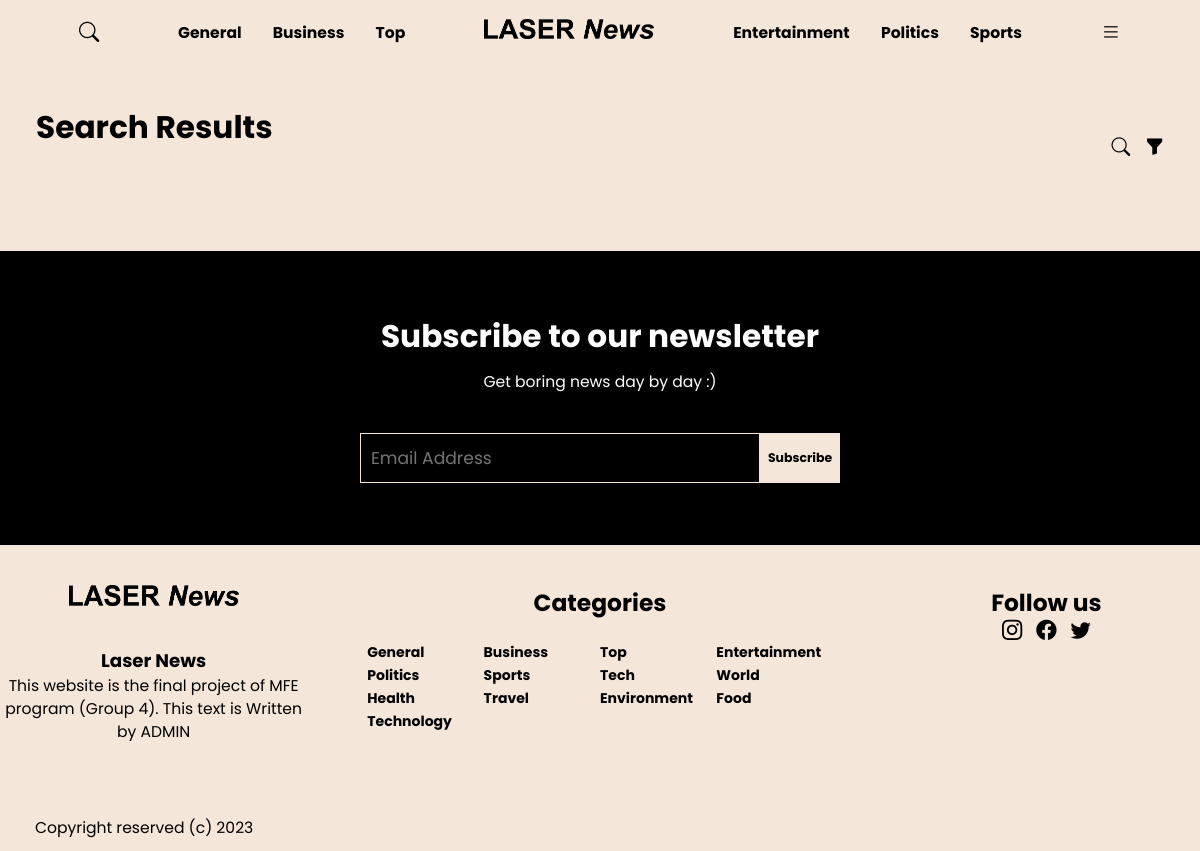
The app's page /search/ with its own data.
### news/models.py (models this page shows, shortened)
class Category(models.Model):
    name = models.CharField(max_length=100, null=True)
    is_active = models.BooleanField(default=False)
    class Meta:
        verbose_name_plural = "Categories"
    def __str__(self) -> str:
        return f"{self.name}"

class CMS(models.Model):
    logo = models.ImageField(upload_to="static/svgs/")
    footer_title = models.CharField(max_length=50)
    footer_description = models.CharField(max_length=150)
    category1 = models.ForeignKey(
        Category, on_delete=models.CASCADE, related_name="featured_category1"
    )
    category2 = models.ForeignKey(
        Category, on_delete=models.CASCADE, related_name="featured_category2"
    )
    category3 = models.ForeignKey(
        Category, on_delete=models.CASCADE, related_name="featured_category3"
    )
    category4 = models.ForeignKey(
        Category, on_delete=models.CASCADE, related_name="featured_category4"
    )
    category5 = models.ForeignKey(
        Category, on_delete=models.CASCADE, related_name="featured_category5"
    )
    category6 = models.ForeignKey(
        Category, on_delete=models.CASCADE, related_name="featured_category6"
    )
    instagram_url = models.URLField(default=None)
    facebook_url = models.URLField(default=None)
    twitter_url = models.URLField(default=None)
    class Meta:
        verbose_name_plural = "CMS"

### news/views.py (the view, shortened to what this page needs)
# urls.py: path("search/", search),
def search(request):
    if request.method == "GET":
        search_query = request.GET.get("q")
    return render(
        request,
        "news_list.html",
        {
            **_common_vars(request.user.is_anonymous),
            "news": [],
            "title": "Search Results",
        },
    )

### news/views.py (called while the page is built)
def _common_vars(is_anonymous) -> dict:
    return {
        "is_authenticated": not is_anonymous,
        "selected_categories": [
            CMS.objects.first().category1,
            CMS.objects.first().category2,
            CMS.objects.first().category3,
            CMS.objects.first().category4,
            CMS.objects.first().category5,
            CMS.objects.first().category6,
        ],
        "all_categories": Category.objects.all().filter(is_active=True),
        "cms": {
            "logo": "../" + str(CMS.objects.first().logo),
            "title": CMS.objects.first().footer_title,
            "description": CMS.objects.first().footer_description,
            "facebook": CMS.objects.first().facebook_url,
            "instagram": CMS.objects.first().instagram_url,
            "twitter": CMS.objects.first().twitter_url,
        },
    }

### templates/news_list.html
{% extends '__base.html' %}
{% load static %}
{% block content %}
    {% include "components/dynamic-articles-section.html" %}
{% endblock %}

### templates/__base.html (shortened to what this page needs)
{% load static %}
<!DOCTYPE html>
<html lang="en">
<head>
    <link href="https://cdn.jsdelivr.net/npm/bootstrap-icons@1.3.0/font/bootstrap-icons.css" rel="stylesheet">
    <link rel="stylesheet" href="{% static 'css/style.css' %}">
    <link rel="stylesheet" href="https://cdn.jsdelivr.net/npm/swiper/swiper-bundle.min.css"/>
</head>
<body>
{% include "components/header.html" %}
{% block content %}
{% endblock %}
{% include "components/footer.html" %}
</body>
</html>

### templates/components/header.html (shortened to what this page needs)
{% load static %}
<header>
    <div class="header">
        <div id="search-btn">
            <i class="bi bi-search search-icon"></i>
        </div>
        <div class="categories-cont">
            <div class="category">
                <h4><a href="/category/{{ selected_categories.0 }}">{{ selected_categories.0 }}</a></h4>
            </div>
            <div class="category">
                <h4><a href="/category/{{ selected_categories.1 }}">{{ selected_categories.1 }}</a></h4>
            </div>
            <div class="category">
                <h4><a href="/category/{{ selected_categories.2 }}">{{ selected_categories.2 }}</a></h4>
            </div>
        </div>
        <a class="logo-cont" href="/">
            <img class="logo-svg" src="{% static cms.logo %}" alt="our very nice logo ;)">
        </a>
        <div class="categories-cont">
            <div class="category">
                <h4><a href="/category/{{ selected_categories.3 }}">{{ selected_categories.3 }}</a></h4>
            </div>
            <div class="category">
                <h4><a href="/category/{{ selected_categories.4 }}">{{ selected_categories.4 }}</a></h4>
            </div>
            <div class="category">
                <h4><a href="/category/{{ selected_categories.5 }}">{{ selected_categories.5 }}</a></h4>
            </div>
        </div>
        <div id="menu-btn">
            <i class="bi bi-list"></i>
        </div>
    </div>
</header>

### templates/components/dynamic-articles-section.html (shortened to what this page needs)
<section class="articles-display-section">
    <div class="articles-display-top">
        <h1>{{ title }}</h1>
        <div class="articles-display-btns">
            <div><i class="bi bi-search client-search-btn"></i></div>
            <div><i class="bi bi-funnel-fill client-filter-btn"></i></div>
        </div>
    </div>
</section>

### templates/components/footer.html
{% load static %}
<footer>
    <div class="subscribe-section">
        <h1 class="subscribe-text">Subscribe to our newsletter</h1>
        <p class="subscribe-subtext">Get boring news day by day :)</p>
        <div class="form-container">
            <input type="text" placeholder="Email Address" id="email-input" class="email-input"
                   style="background-color:black;">
            <button id="subscribe-button" class="subscribe-button">Subscribe</button>
        </div>
    </div>
    <div class="info-section">
        <div class="container">
            <div class="col-1">
                <img class="logo-svg" src="{% static cms.logo %}" alt="our very nice logo ;)">
                <p class="logo-text">
                <h3>{{ cms.title }}</h3>
                {{ cms.description }}
                </p>
                <p class="copyright-text">Copyright reserved (c) 2023</p>
            </div>
            <div class="category-container">
                <h2 class="category-text">Categories</h2>
                {% for category in all_categories %}
                    <div class="category">
                        <h4><a href="/category/{{ category }}">{{ category }}</a></h4>
                    </div>
                {% endfor %}
            </div>
            <div class="col-3">
                <h2>Follow us</h2>
                <div class="social-icons">
                    <a href="{{ cms.instagram }}"><i class="bi bi-instagram"></i></a>
                    <a href="{{ cms.facebook }}"><i class="bi bi-facebook"></i></a>
                    <a href="{{ cms.twitter }}"><i class="bi bi-twitter"></i></a>
                </div>
            </div>
        </div>
    </div>
</footer>

### static/css/style.css (style rules this page uses)
:root { --main-bg-color: #F4E6D9; --main-font-color: #000; --accent-color: #FACA9D; }
* { margin: 0; padding: 0; box-sizing: border-box; font-family: 'Poppins', sans-serif; }
html { background-color: var(--main-bg-color); overflow-x: hidden; font-size: 0.8vw; }
i { display: flex; align-items: center; justify-content: center; }
.logo-svg { width: 170px; }
.header { margin-top: 1vh; display: flex; justify-content: space-evenly; align-items: center; height: 6vh; }
.categories-cont { display: flex; justify-content: space-between; align-items: center; gap: 2rem; }
.category a { text-decoration: none; text-transform: capitalize; color: var(--main-font-color); }
header i { font-size: 1.3rem; color: var(--main-font-color); }
header .logo-cont { cursor: pointer; }
.articles-display-section { margin-top: 6vh; position: relative; display: flex; justify-content: center; align-items: flex-start; flex-direction: column; margin-left: 3vw; margin-right: 3vw; }
.articles-display-section h1 { margin-bottom: 5vh; display: flex; justify-content: center; align-items: center; text-transform: capitalize; font-size: 2rem; }
.articles-display-top { width: 100%; display: flex; justify-content: space-between; }
.articles-display-section .articles-display-btns { display: flex; align-items: center; gap: 15px; position: relative; }
.articles-display-section .articles-display-btns i { font-size: 1.2rem; }
footer { margin-top: 60px; display: flex; flex-wrap: wrap; position: relative; min-height: 600px; }
.subscribe-section { background-color: black; color: white; width: 100vw; text-align: center; display: flex; justify-content: center; align-items: center; flex-direction: column; gap: 10px; padding: 8px; }
.subscribe-subtext { margin-bottom: 30px; }
.info-section { margin-top: 5vh; background-color: var(--main-bg-color); color: black; width: 100%; display: flex; }
.form-container { display: flex; justify-content: center; align-items: center; }
.email-input { height: 50px; width: 400px; padding: 5px 10px; color: white; border: 1px solid var(--main-bg-color); font-size: 1.1rem; }
.subscribe-button { background-color: var(--main-bg-color); width: 80px; height: 50px; padding: 5px; border: 1px solid var(--main-bg-color); font-size: 0.8rem; font-weight: bold; color: black; transition: all 0.6s ease; cursor: pointer; }
.container { display: flex; width: 100%; }
.col-1, .col-3 { width: 33%; text-align: center; }
.logo-text { font-size: 1.2em; line-height: 1.5; word-wrap: break-word; margin-top: 35px; }
.copyright-text { position: absolute; bottom: 12px; left: 35px; }
footer .social-icons { display: flex; justify-content: center; align-items: center; }
footer .social-icons a { margin: 0 7px; text-decoration: none; color: black; }
footer .social-icons i { font-size: 1.3rem; }
footer .category-container { width: 50%; float: left; margin-left: 5%; margin-right: 5%; }
.category-text { width: 100%; text-align: center; margin-bottom: 20px; }
footer .category { width: 25%; float: left; }
footer .category a { font-size: 0.9rem; }
@media (max-width: 1900px) { html { font-size: 1.1vw; } }
@media (max-width: 1250px) { html { font-size: 1.3vw; } }

### records on screen
Category: name "General"
Category: name "Business"
Category: name "Top"
Category: name "Entertainment"
Category: name "Politics"
Category: name "Sports"
CMS: title "Laser News", description "This website is the final project of MFE program (Group 4). This text is Written by ADMIN"
Category: name "Tech"
Category: name "World"
Category: name "Health"
Category: name "Travel"
Category: name "Environment"
Category: name "Food"
Category: name "Technology"

### other values on screen
{{ title }} "Search Results"
